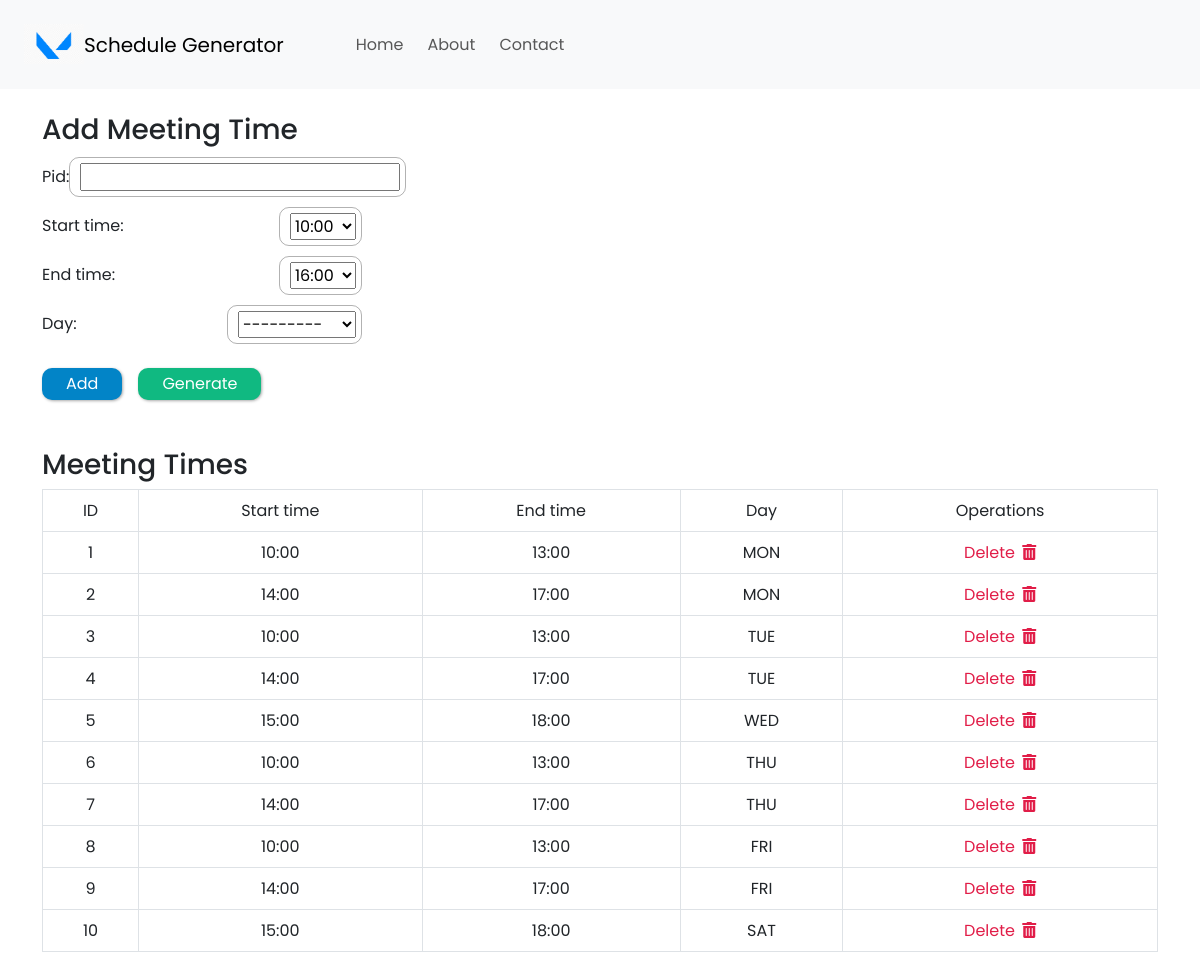
Screenshot of /add-meetingTime with the database file from the repository.
### my_app/models.py (models this page shows, shortened)
class MeetingTime(models.Model):
    pid = models.CharField(max_length=4, primary_key=True)
    start_time = models.CharField(max_length=50, choices=time_slots[:], default='10:00')
    end_time = models.CharField(max_length=50, choices=time_slots[:], default='16:00')
    day = models.CharField(max_length=15, choices=DAYS_OF_WEEK)

### my_app/views.py (the view)
# urls.py: path('add-meetingTime', views.addMeetingTime, name='add-meetingTime'),
def addMeetingTime(request):
    form = MeetingTimeForm(request.POST or None)
    if request.method == 'POST':
        if form.is_valid():
            form.save()
            all_meetingTimes = MeetingTime.objects.all
            return render(request, 'add-meetingTime.html', {'all_meetingTimes': all_meetingTimes, 'form': form })
    else:
        all_meetingTimes = MeetingTime.objects.all
        return render(request, 'add-meetingTime.html', {'all_meetingTimes': all_meetingTimes, 'form': form })

### my_app/forms.py
class MeetingTimeForm(ModelForm):
    class Meta:
        model = MeetingTime
        fields = [
            'pid',
            'start_time',
            'end_time',
            'day'
        ]
        widgets = {
            'pid': forms.TextInput(),
            'start_time': forms.Select(),
            'end_time': forms.Select(),
            'day': forms.Select(),
        }

### my_app/templates/add-meetingTime.html (shortened to what this page needs)
{% extends 'base.html' %}
{% block content %}
{% load static %}
  <div style="width: 320px; margin-top: 1.5rem;">
    <form method="POST">
      <h3>Add Meeting Time</h3>
      {% for field in form %}
      <div class="input-container">
        {{ field.label_tag }}
        {% if field.name == 'instructors' %}
          <div style="margin-left: 17px;">
              {{ field }}
          </div>
        {% else %}
          <div class="input-fields">
            {{ field }}
          </div>
        {% endif %}
      </div>
      {% endfor %}
      <div class="d-flex align-items-center mt-4 gap-3">
        <button type="submit" class="add-button px-4 py-1">Add</button>
        <input type="button"
          value="Generate"
          class="proceed-button px-4 py-1"
          onclick="window.location.href='/generateSchedule'"
        />
      </div>
    </form>
  </div>
  {% if all_meetingTimes %}
    <h3 class="mt-5">Meeting Times</h3>
    <table class="table table-bordered">
      <tr class="table-heading">
        <td>
          <center>ID</center>
        </td>
        <td>
          <center>Start time</center>
        </td>
        <td>
          <center>End time</center>
        </td>
        <td>
          <center>Day</center>
          </td>
        <td>
          <center>Operations</center>
        </td>
      </tr>
      {% for item in all_meetingTimes %}
        <tr class="table-data">
          <td>
            <center>{{ item.pid }}</center>
          </td>
          <td><center>{{ item.start_time }}</center></td>
          <td><center>{{ item.end_time }}</center></td>
          <td>
            <center>{{ item.day }}</center>
          </td>
          <td>
            <center>
              <a class="delete-button" href="{% url 'delete-meetingTime' item.pid %}">
               Delete
              <i class="fas fa-trash-alt" style="margin-left: 3px;"></i>
              </a>
            </center>
          </td>
        </tr>
      {% endfor %}
    </table>
  {% endif %}
{% endblock %}

### my_app/static/css/home.css (style rules this page uses)
* { margin: 0; padding: 0; box-sizing: border-box; font-family: 'Poppins', sans-serif; }
.input-container { margin-top: 10px; display: flex; justify-content: space-between; align-items: center; }
.input-fields { border-radius: 10px; padding: 5px; text-indent: 5px; border: 1px solid rgba(0, 0, 0, 0.3); }
.table-heading { background-color: rgb(30 41 59); color: white; }
.table-data { background-color: rgb(241 245 249); }
.add-button { background-color: rgb(2 132 199); color: white; border: none; border-radius: 10px; box-shadow: 1px 1px 3px #aaaaaa; }
.proceed-button { background-color: rgb(16 185 129); color: white; border: none; border-radius: 10px; box-shadow: 1px 1px 3px #aaaaaa; }
.delete-button { text-decoration: none; color: rgb(225 29 72); }

### rows the page displays
MeetingTime: pid "1", start_time "10:00", end_time "13:00", day "MON"
MeetingTime: pid "2", start_time "14:00", end_time "17:00", day "MON"
MeetingTime: pid "3", start_time "10:00", end_time "13:00", day "TUE"
MeetingTime: pid "4", start_time "14:00", end_time "17:00", day "TUE"
MeetingTime: pid "5", start_time "15:00", end_time "18:00", day "WED"
MeetingTime: pid "6", start_time "10:00", end_time "13:00", day "THU"
MeetingTime: pid "7", start_time "14:00", end_time "17:00", day "THU"
MeetingTime: pid "8", start_time "10:00", end_time "13:00", day "FRI"
MeetingTime: pid "9", start_time "14:00", end_time "17:00", day "FRI"
MeetingTime: pid "10", start_time "15:00", end_time "18:00", day "SAT"

### other values shown
{{ field.label_tag }} "Pid:" "Start time:" "End time:" "Day:"
